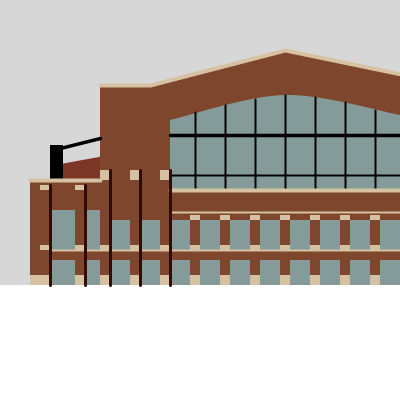
Frame 1 (no input)
Frame 60 (the mouse pressed at the canvas centre just before this capture): identical to frame 1, image omitted
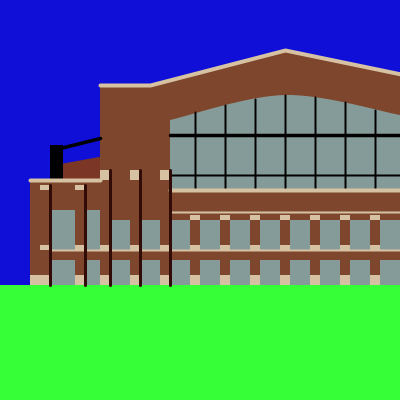
Frame 120 (the mouse held since frame 60 and released just before this capture)

The Processing sketch that drew these frames (run headless with seeded random() and noise(); from frame 60 on, the mouse is pressed at the canvas centre):

// Processing sketch: processing_18554
// ── processing_18554.pde

//Adam Oaks

void setup(){
  size(400,400);
}

void draw(){
  
noStroke();
  
  background(215-mouseY,215-mouseY,215);
  
  fill(255-mouseY,255,255-mouseY);
rect(0,285,400,115);
  
noStroke();
  
//brick beyond
fill(124,54,38);

quad(470,140,470,180,550,180,550,160);
quad(110,155,110,185,55,185,55,165);

//main brick
fill(126,70,44);

beginShape();
vertex(100,85);
vertex(150,85);
vertex(285,50);
vertex(430,80);
vertex(470,80);
vertex(470,180);
vertex(560,180);
vertex(560,190);
vertex(575,190);
vertex(575,285);
vertex(30,285);
vertex(30,180);
vertex(100,180);
endShape();

//glass
fill(133,155,153);

beginShape();
curveVertex(170,190);
curveVertex(170,190);
curveVertex(170,120);
curveVertex(170,120);
curveVertex(170,120);
curveVertex(285,95);
curveVertex(400,115);
curveVertex(400,115);
curveVertex(400,115);
curveVertex(400,190);
curveVertex(400,190);
endShape();


//lower wdws
int fatwdwx=110;
int spacex=30;
rect(fatwdwx,220,20,30);
rect(fatwdwx,260,20,25);
fatwdwx+=spacex;
rect(fatwdwx,220,20,30);
rect(fatwdwx,260,20,25);
fatwdwx+=spacex;
rect(fatwdwx,260,20,25);
rect(fatwdwx,220,20,30);
fatwdwx+=spacex;
rect(fatwdwx,260,20,25);
rect(fatwdwx,220,20,30);
fatwdwx+=spacex;
rect(fatwdwx,260,20,25);
rect(fatwdwx,220,20,30);
fatwdwx+=spacex;
rect(fatwdwx,260,20,25);
rect(fatwdwx,220,20,30);
fatwdwx+=spacex;
rect(fatwdwx,260,20,25);
rect(fatwdwx,220,20,30);
fatwdwx+=spacex;
rect(fatwdwx,260,20,25);
rect(fatwdwx,220,20,30);
fatwdwx+=spacex;
rect(fatwdwx,260,20,25);
rect(fatwdwx,220,20,30);
fatwdwx+=spacex;
rect(fatwdwx,260,20,25);
rect(fatwdwx,220,20,30);
fatwdwx+=spacex;
rect(fatwdwx,260,20,25);
rect(fatwdwx,220,20,30);
fatwdwx+=spacex;
rect(fatwdwx,260,20,25);
rect(fatwdwx,220,20,30);

rect(50,210,25,40);
rect(50,260,25,25);
rect(85,210,15,40);
rect(85,260,15,25);
rect(470,210,25,40);
rect(470,260,25,25);
rect(505,210,25,40);
rect(505,260,25,25);

//truss
fill(0);
rect(50,145,13,35);
rect(547,145,13,35);

stroke(0);
strokeWeight(3.5);
line(60,148,100,138);
line(549,146,470,125);
line(170,135,400,135);


strokeWeight(2);
line(170,175,400,175);
line(285,95,285,190);
line(255,99,255,190);
line(225,105,225,190);
line(195,112,195,190);
line(315,97,315,190);
line(345,102,345,190);
line(375,110,375,190);

//trim
noFill();
stroke(214,194,162);
strokeWeight(4);
beginShape();
vertex(100,85);
vertex(150,85);
vertex(285,50);
vertex(430,80);
vertex(470,80);
endShape();

line(30,180,100,180);
line(470,180,560,180);
line(560,190,575,190);
line(170,190,400,190);

noStroke();
fill(214,194,162);
int trimwdwx=100;
rect(trimwdwx,245,10,5);
rect(trimwdwx,170,10,10);
rect(trimwdwx,275,10,10);
trimwdwx +=spacex;
rect(trimwdwx,245,10,5);
rect(trimwdwx,170,10,10);
rect(trimwdwx,275,10,10);
trimwdwx +=spacex;
rect(trimwdwx,245,10,5);
rect(trimwdwx,170,10,10);
rect(trimwdwx,275,10,10);
trimwdwx +=spacex;
rect(trimwdwx,245,10,5);
rect(trimwdwx,215,10,5);
rect(trimwdwx,275,10,10);
trimwdwx +=spacex;
rect(trimwdwx,245,10,5);
rect(trimwdwx,215,10,5);
rect(trimwdwx,275,10,10);
trimwdwx +=spacex;
rect(trimwdwx,245,10,5);
rect(trimwdwx,215,10,5);
rect(trimwdwx,275,10,10);
trimwdwx +=spacex;
rect(trimwdwx,245,10,5);
rect(trimwdwx,215,10,5);
rect(trimwdwx,275,10,10);
trimwdwx +=spacex;
rect(trimwdwx,245,10,5);
rect(trimwdwx,215,10,5);
rect(trimwdwx,275,10,10);
trimwdwx +=spacex;
rect(trimwdwx,245,10,5);
rect(trimwdwx,215,10,5);
rect(trimwdwx,275,10,10);
trimwdwx +=spacex;
rect(trimwdwx,245,10,5);
rect(trimwdwx,215,10,5);
rect(trimwdwx,275,10,10);
trimwdwx +=spacex;
rect(trimwdwx,245,10,5);
rect(trimwdwx,170,10,10);
rect(trimwdwx,275,10,10);
trimwdwx +=spacex;
rect(trimwdwx,245,10,5);
rect(trimwdwx,170,10,10);
rect(trimwdwx,275,10,10);
trimwdwx +=spacex;
rect(trimwdwx,245,10,5);
rect(trimwdwx,170,10,10);
rect(trimwdwx,275,10,10);

rect(495,185,10,5);
rect(495,245,10,5);
rect(495,275,10,10);

rect(530,185,10,5);
rect(530,245,10,5);
rect(530,275,30,10);

rect(75,185,10,5);
rect(75,245,10,5);
rect(75,275,10,10);

rect(40,185,10,5);
rect(40,245,10,5);
rect(30,275,20,10);

stroke(214,194,162);
strokeWeight(2);
line(50,250,530,250);
line(30,180,100,180);
line(170,212,400,212);

//shadows
noStroke();
fill(49,12,7);
quad(470,140,489,145,489,178,470,178);
quad(560,200,575,218,575,285,560,285);
stroke(49,12,7);
strokeWeight(3);
line(505,185,505,285);
line(540,185,540,285);
line(470,170,470,285);
line(440,170,440,285);
line(410,170,410,285);
line(170,170,170,285);
line(140,170,140,285);
line(110,170,110,285);
line(85,185,85,285);
line(50,185,50,285);
}
